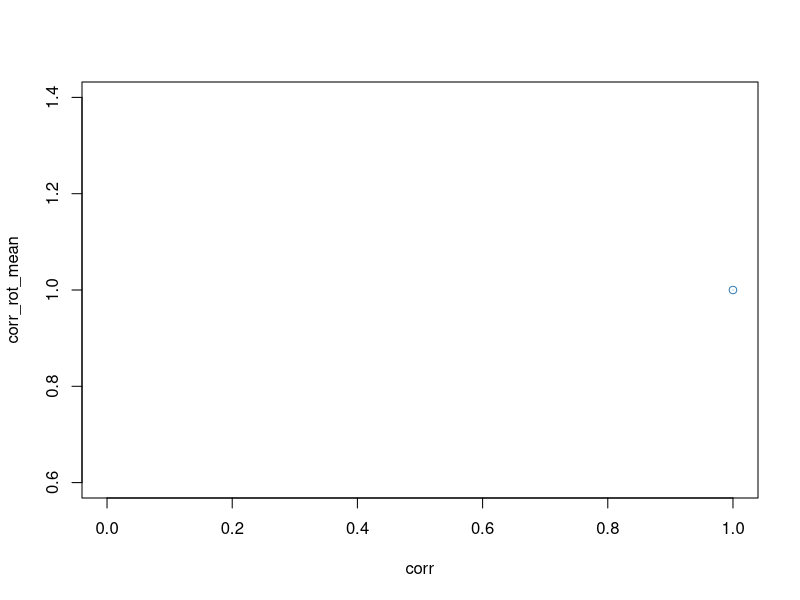

Here is the R script that generated this plot:
#!/usr/bin/Rscript --vanilla

library("RColorBrewer")


rot_sim <- function(corr, nrep=1000)
{
    # start with a covariance matrix with high correlation
    dim <- 5
    #cov <- matrix(c(1, corr, corr, 1), 2, 2)
    cov <- matrix(1, dim, dim)
    cov[1,2] <- corr
    cov[2,1] <- corr

    corr_rot <- rep(NA, nrep)

    for (r in seq_len(nrep)) {
        # generate a random rotation
        z <- matrix(rnorm(dim * dim), dim, dim)
        qr <- qr(z)
        q <- qr.Q(qr)
        sign <- sample(c(-1, 1), dim, replace=TRUE)
        rot <- q %*% diag(sign, dim)

        # compute the covariance matrix for the rotated data
        cov_rot <- t(rot) %*% cov %*% rot
        sd_rot <- sqrt(diag(cov_rot))

        # compute the correlation for the rotated data
        corr_rot[r] <- cov_rot[1,2] / (sd_rot[1] * sd_rot[2])
    }

    corr_rot
}


set.seed(0)

nrep <- 1000
corr <- seq(0, 1, len=100)
corr_rot_mean <- rep(NA, length(corr))
corr_rot_sd <- rep(NA, length(corr))

for (i in seq_along(corr)) {
    sim <- rot_sim(corr[i], nrep)
    corr_rot_mean[i] <- mean(abs(sim))
    corr_rot_sd[i] <- sd(abs(sim))
}

palette(brewer.pal(6, "Set1"))
plot(corr, corr_rot_mean, col=2)
segments(corr, corr_rot_mean - corr_rot_sd, corr, corr_rot_mean + corr_rot_sd,
         col=2)
abline(h=0.5, col=1)

i <- max(which(corr_rot_mean < 0.5))
abline(v=0.5 * (corr[i] + corr[i+1]), col=1, lty=2)

